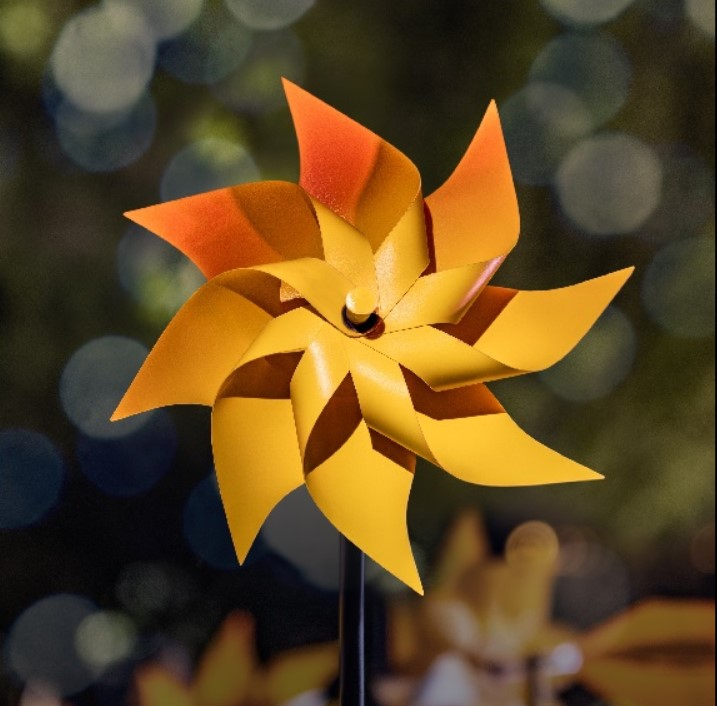
#> input picture Canny Edge Detector/input/Image 1.jpg, 717 x 706 px; its folder holds only this picture in this run
$ python canny_edge_detector.py
#> lines starting #> are read from the running program, lines starting #| are printed output that depends on the picture; after the words box and inside, x2 and y2 are one past the last pixel; in counts of white or black regions, pixels touching at a corner belong together
import cv2
import os

# Set low & high thresholds for Canny edge detection
def canny_edge_detection(input_folder, output_folder, low_threshold=50, high_threshold=150):
#> called with input_folder = 'input', output_folder = 'output', low_threshold = 50, high_threshold = 150
    try:
        # Create output folder if it doesn't exist
        os.makedirs(output_folder, exist_ok=True)

        # Loop through all image files in the input folder
        for filename in os.listdir(input_folder):
            if filename.lower().endswith(('.png', '.jpg', '.webp')):
                input_path = os.path.join(input_folder, filename)
                output_path = os.path.join(output_folder, filename)

                # Read the image
                image = cv2.imread(input_path, cv2.IMREAD_GRAYSCALE)
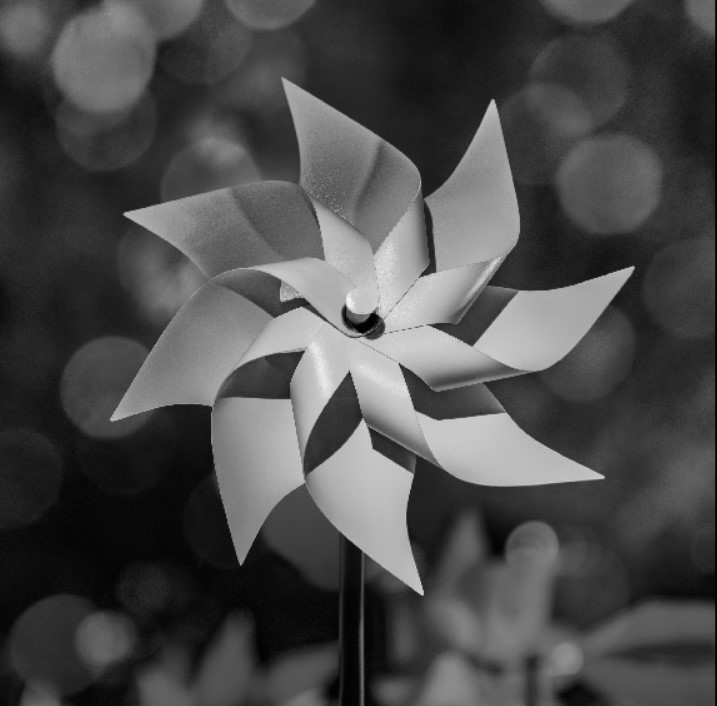
#> image: shape (706, 717); min 0, max 254, mean 74.8

                # Apply Gaussian blur to reduce noise and improve edge detection
                blurred = cv2.GaussianBlur(image, (5, 5), 0)

                # Apply Canny edge detection
                edges = cv2.Canny(blurred, low_threshold, high_threshold)
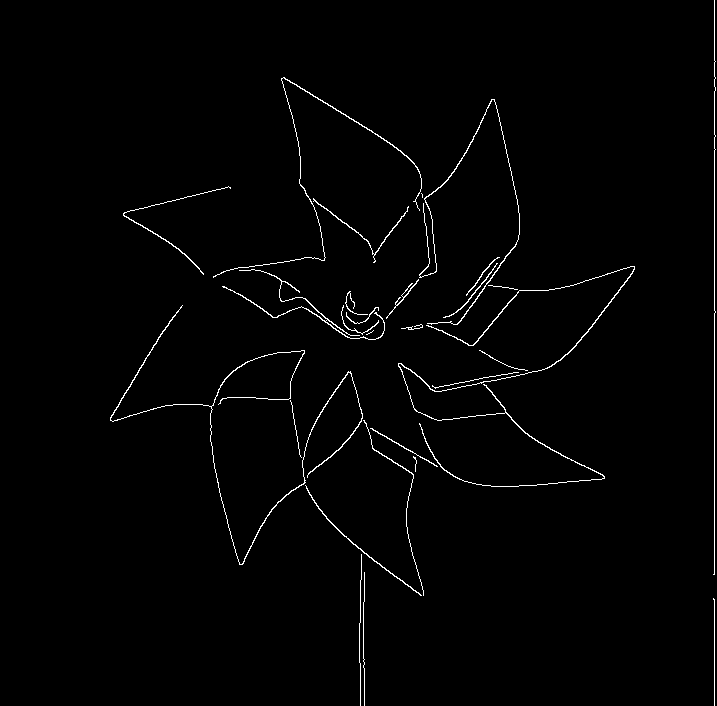
#> edges: shape (706, 717); 1.4% white in thin lines or dots, all inside (x1, y1, x2, y2) = (110, 0, 716, 706)

                # Save the result
                cv2.imwrite(output_path, edges)
                print(f"Canny edge detection applied. Result saved to {output_path}")

    except Exception as e:
        print(f"An error occurred: {e}")

if __name__ == "__main__":

    input_folder_path = "input"
    output_folder_path = "output"

    canny_edge_detection(input_folder_path, output_folder_path)
